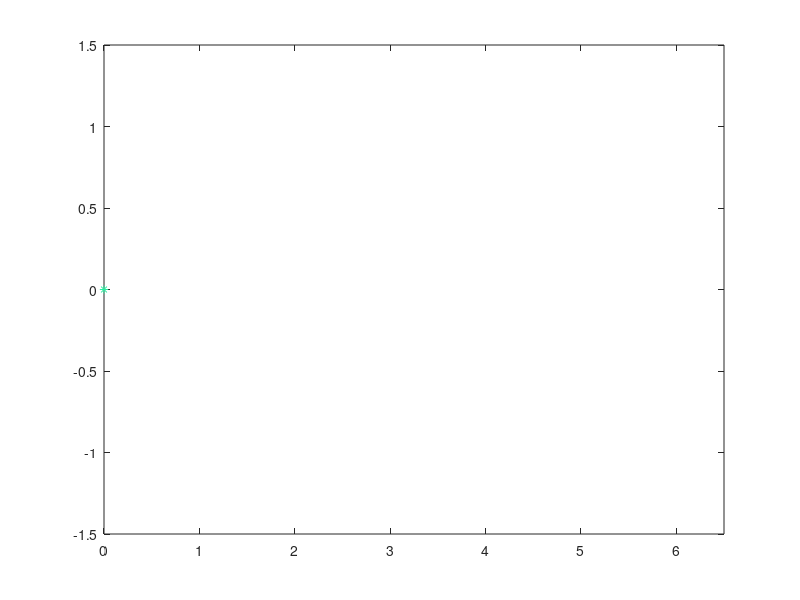
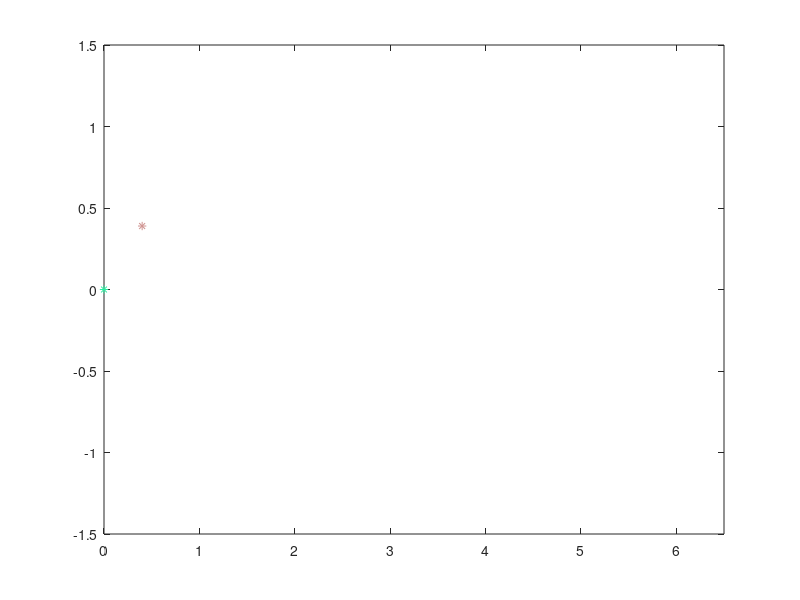
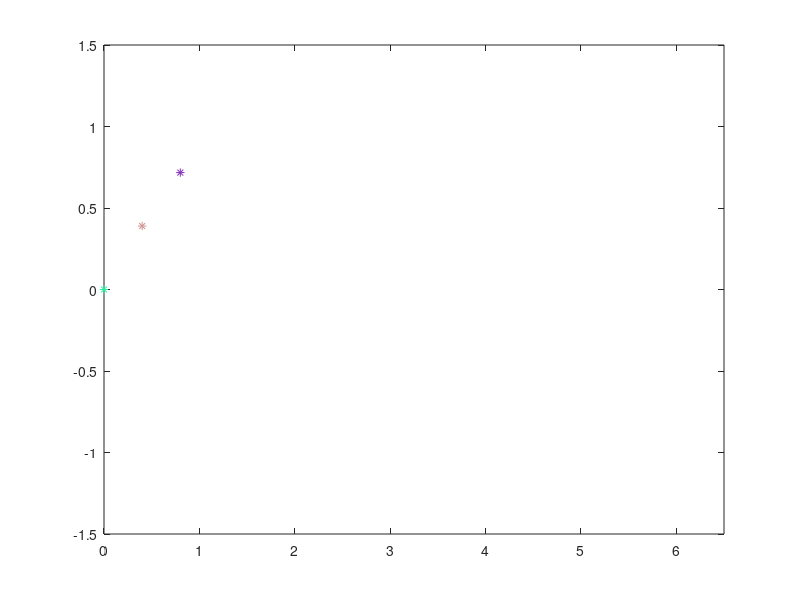
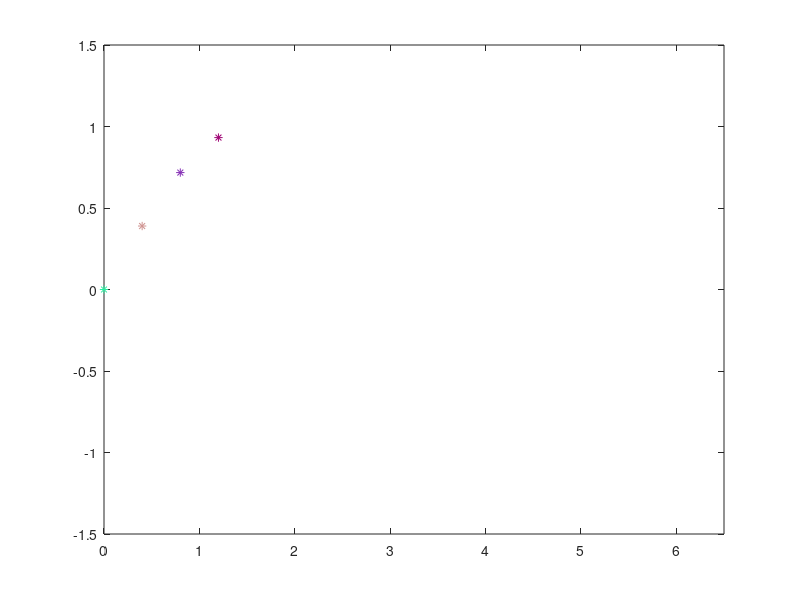

These figures' MATLAB source, in order:
f1=figure()
cnt=1;
for k=0:0.4:2*pi
    
     p1=plot(k,sin(k),'*','Color',[rand() rand() rand()])
     axis([0 6.5 -1.5 1.5])
     hold on
     pause(0.2)
     print(f1,'-dpng',['file',num2str(cnt)])
     cnt=cnt+1;
end